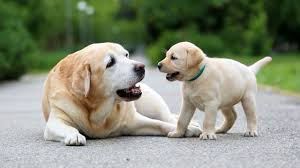
#> input picture openCV/dog.jfif, 300 x 168 px
$ jupyter execute --allow-errors 'OPEN-CV Demonstration.ipynb'
#> lines starting #> are read from the running program, lines starting #| are printed output that depends on the picture; after the words box and inside, x2 and y2 are one past the last pixel; in counts of white or black regions, pixels touching at a corner belong together
[cell 1]
import cv2 #Import the OpenCV Library
import numpy as np

print(cv2.__version__)

[cell 2]
#Reading & Displaying an Image

img = cv2.imread('dog.jfif') # supports jpg,png, jfif and other image formats
#> img is the input picture: shape (168, 300, 3); mean B, G, R 121.2, 140.8, 134.9
#imread enables us to read an Image
#The 2nd argumnet is a flag which specifies the way image should be read

cv2.imshow("Output", img) #Displaying the Image

cv2.waitKey(0) #Delay. No. of Milliseconds for which we want to show our image window
cv2.destroyAllWindows()

[cell 3]
cv2.imwrite('copy_dog.jpg', img)
#> Out = True

[cell 4]
#Reading & Displaying a Video

cap = cv2.VideoCapture("videoplayback.mp4") #If you want to display the Video File, just give the name of it.

# is a 4-byte identifier which specifies the format of a video stream

fourcc = cv2.VideoWriter_fourcc('X','V','I','D')

out = cv2.VideoWriter('video_playback.avi', fourcc, 20.0, (640,480)) #No. of frames/s, Frame Size

#Videos are just a sequence of Images
#So, we will add a while loop to capture the frame continuously

while True:
    success, frame = cap.read() #frame variable will capture the Video & success variable will tell us whether it was captured successfully or not
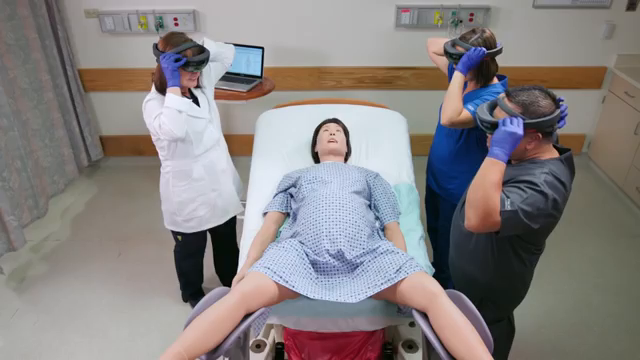
#> input picture frame 115 of openCV/videoplayback.mp4, 640 x 360 px
#> frame is the input picture: shape (360, 640, 3); mean B, G, R 130, 130.1, 134.9

    if success == True:

        out.write(frame)

        cv2.imshow("Video", frame)

        if cv2.waitKey(1) == ord('q'): #This adds a Delay and looks for the key press inorder to break the loop
#> (key q is pressed here)
            break

    else:
        break


cap.release() #Release the resources after recording
out.release()
cv2.destroyAllWindows()

[cell 5]
#Reading & Displaying a Video

cap = cv2.VideoCapture("videoplayback.mp4")

cap.set(3, 640)#Width
cap.set(4, 480)#Height
cap.set(10, 100)#brightness

#Videos are just a sequence of Images
#So, we will add a while loop to go through each frame

while True:
    success, img = cap.read() #img variable will capture the Video & success variable will tell us whether it was captured successfully or not
    cv2.imshow("Video", img)


    if cv2.waitKey(1) & 0xFF == ord('q'): #This adds a Delay and looks for the key press inorder to break the loop
#> (key q is pressed here)
        break

cap.release() #Release the resources after recording
cv2.destroyAllWindows()

[cell 6]
#Converting the Image into Gray Scale

#Reading an Image

img = cv2.imread('copy_dog.jpg')

imgGray = cv2.cvtColor(img, cv2.COLOR_RGB2GRAY)#Converting the Image into Gray Scale

cv2.imshow('GrayScale Image',imgGray)

cv2.imwrite('copy_lena_grayscale.png', imgGray)


#imgGray1 = cv2.cvtColor(imgGray, cv2.COLOR_GRAY2RGB)#Converting the Image into Gray Scale

#cv2.imshow('GrayScale Image1',imgGray1)


cv2.waitKey(0) #Delay. No. of Milliseconds for which we want to show our image window
cv2.destroyAllWindows()

[cell 7]
#Blur Function to Blur the Image

#Reading an Image

img = cv2.imread('copy_dog.jpg')

imgBlur = cv2.GaussianBlur(img, (21,21), 0)
#(7,7) is the Kernel Size (Amount of Blur) which is always odd. So, (3,3), (5,5), etc.
# 0 is Sig function (Standard Deviation along X-Direction)

cv2.imshow('Blurred Image',imgBlur)

cv2.waitKey(0) #Delay. No. of Milliseconds for which we want to show our image window
cv2.destroyAllWindows()

[cell 8]
#Edge Detector - Canny (Converts to scetches)

img = cv2.imread('copy_dog.jpg') #Reading an Image

imgCanny = cv2.Canny(img, 150, 200)#Threshold Values
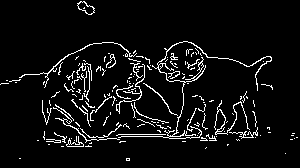
#> imgCanny: shape (168, 300); 6.1% white in thin lines or dots

kernel = np.ones((5,5), np.uint8)
#Type of the object which is unsigned integer of 8 bits which means the values can range from 0 to 255

imgDilation = cv2.dilate(imgCanny, kernel, iterations = 1)#dilate function is used when the Edges are not properly connected
#> imgDilation: shape (168, 300); 28.2% white; 10 white regions, largest, box (x1, y1, x2, y2) and area: (0, 39, 275, 149) 13479, (75, 0, 97, 17) 284, (101, 110, 113, 128) 119

imgErosion = cv2.erode(imgDilation, kernel, iterations = 1)#Erosion function is used when we want to thin (Erode) the Image
#> imgErosion: shape (168, 300); 12.9% white; 15 white regions (12 under 20 px), largest, box (x1, y1, x2, y2) and area: (0, 41, 273, 147) 6258, (77, 0, 95, 15) 122, (290, 133, 300, 140) 30


#iterations - How much thickness do we actually need?

cv2.imshow('Canny Image',imgCanny)
cv2.imshow('Dilation Image',imgDilation)
cv2.imshow('Erosion Image',imgErosion)


cv2.waitKey(0) #Delay. 0 Means Infinite Delay. No. of Milliseconds for which we want to show our image window
cv2.destroyAllWindows()

[cell 9]
#Resizing the Image

#Reading & Displaying an Image
import cv2
import numpy as np

img = cv2.imread('copy_dog.jpg')
#Reading an Image

cv2.imshow("Output", img) #Displaying the Image

print(img.shape) #Shape of the Image (Height, Width, No.of Channels(RGB))
#| (168, 300, 3)

cv2.waitKey(0) #Delay. 0 Means Infinite Delay. No. of Milliseconds for which we want to show our image window
cv2.destroyAllWindows()

[cell 10]
img_resize = cv2.resize(img, (200, 400)) # (Width, Height)

cv2.imshow("Original Image", img)
cv2.imshow("Re-sized Image", img_resize) #Displaying the Image

cv2.waitKey(0) #Delay. 0 Means Infinite Delay. If specified 1, it means 1 milliseconds
cv2.destroyAllWindows()

[cell 11]
#Cropping the Image

img = cv2.imread('copy_dog.jpg') #Reading an Image

cv2.imshow("Output", img) #Displaying the Image

imgCropped = img[0:200, 200:500] #(Height, Width)

cv2.imshow("Cropped Image", imgCropped) #Displaying the Image

print(img.shape) #Shape of the Image (Height, Width, No.of Channels(BGR))
#| (168, 300, 3)

cv2.waitKey(0) #Delay. 0 Means Infinite Delay. If specified 1, it means 1 milliseconds
cv2.destroyAllWindows()

[cell 12]
#0 means Black

img = np.zeros((512, 512))#Print a Black Image. It is a GrayScale Image

cv2.imshow("O", img)

print(img.shape)

cv2.waitKey(0)
cv2.destroyAllWindows()

[cell 13]
#0 means Black

img = np.zeros((512, 512, 3),np.uint8 )#Print a Black Image with 3 Channles RGB.

#img[:] = 255, 0 , 0

cv2.line(img, (0,0), (300,300), (0,255,255),3) #Staring Pt., Ending Pt., Color, Thickness

cv2.imshow("O", img)

#print(img.shape)

cv2.waitKey(0)
cv2.destroyAllWindows()

[cell 14]
cv2.rectangle(img, (0,0), (250,350), (0, 255, 255), cv2.FILLED) #cv2.FILLED is used to Fill the Rectangles
#> img: shape (512, 512, 3)

cv2.imshow("O", img)

#print(img.shape)

cv2.waitKey(0)
cv2.destroyAllWindows()

[cell 15]
cv2.circle(img, (400,50), 30 , (0, 255, 255), cv2.FILLED) #Center, Radius , Color

cv2.imshow("O", img)

#print(img.shape)

cv2.waitKey(0)
cv2.destroyAllWindows()

[cell 16]
cv2.putText(img, "OpenCV", (300, 100), cv2.FONT_HERSHEY_COMPLEX, 1, (0, 150,0), 1) #Staring Pt., Font, Scale, Color, Thickness
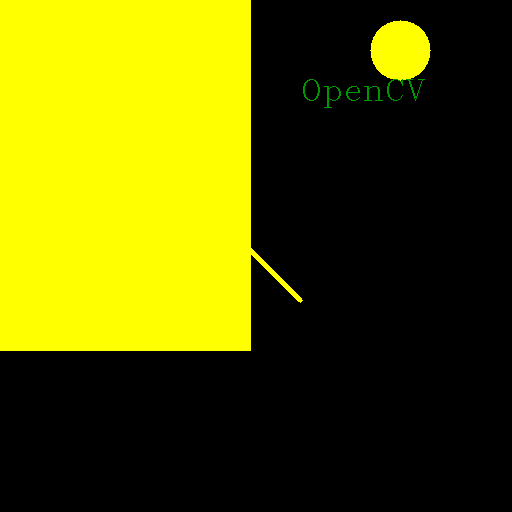
#> img: shape (512, 512, 3); mean B, G, R 0, 89, 88.8

cv2.imshow("O", img)

#print(img.shape)

cv2.waitKey(0)
cv2.destroyAllWindows()

[cell 17]
#How to Join Image Together

img = cv2.imread('copy_dog.jpg') #Reading an Image

imgHor = np.hstack((img, img))#Images stacked in Horizonatl Direction
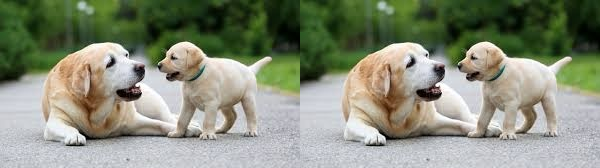
#> imgHor: shape (168, 600, 3); mean B, G, R 121.2, 140.8, 134.9

cv2.imshow("Horizontal", imgHor) #Displaying the Image


cv2.waitKey(0)
cv2.destroyAllWindows()

[cell 18]
#How to Join Image Together

img = cv2.imread('copy_dog.jpg') #Reading an Image

imgVer = np.vstack((img, img))#Images stacked in Horizonatl Direction
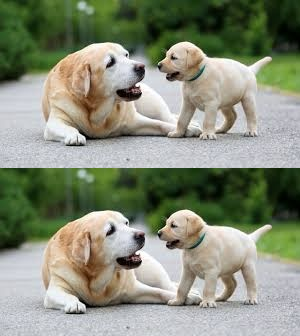
#> imgVer: shape (336, 300, 3); mean B, G, R 121.2, 140.8, 134.9

cv2.imshow("Vertical", imgVer) #Displaying the Image


#Both the Images must have same Channels because they have a matrix and we cannot resize the Images

cv2.waitKey(0)
cv2.destroyAllWindows()

[cell 19]
# Face Detection on an Image

faceCascade = cv2.CascadeClassifier("haarcascade_frontalface_default.xml")

img = cv2.imread('face.jfif') #Reading an Image

#> (the rest of this cell did not finish here and is left out)

[cell 20]
# Face Detection in Vedios

import cv2
cap = cv2.VideoCapture('videoplayback.mp4')

#Videos are just a sequence of Images
#So, we will add a while loop to capture the frame continuously

faceCascade = cv2.CascadeClassifier("haarcascade_frontalface_default.xml")


while True:
    success, frame = cap.read() #frame variable will capture the Video & success variable will tell us whether it was captured successfully or not


    imgGray = cv2.cvtColor(frame, cv2.COLOR_BGR2GRAY)
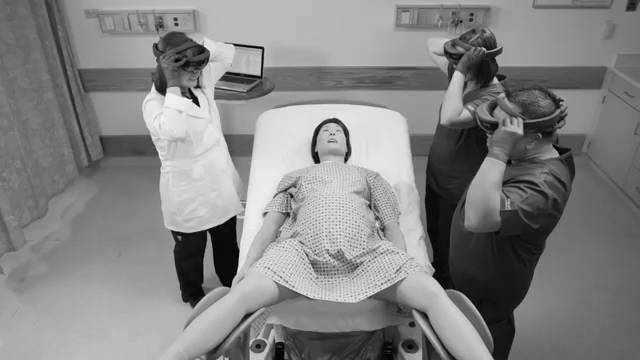
#> imgGray: shape (360, 640); min 0, max 249, mean 131.5

    faces = faceCascade.detectMultiScale(imgGray, 1.1, 4)
#> faces = [[320, 122, 26, 26]]

    for (x, y, w, h) in faces:
        cv2.rectangle(frame, (x,y),(x+w,y+h),(0,255,0),2)
#> this loop made 1 pass
#> frame: shape (360, 640, 3); 0.13% of pixels changed, all inside (x1, y1, x2, y2) = (319, 121, 348, 150)

    cv2.imshow("Video", frame)

    if cv2.waitKey(1) == ord('q'): #This adds a Delay and looks for the key press inorder to break the loop
#> (key q is pressed here)
        break


cap.release() #Release the resources after recording
cv2.destroyAllWindows()

[cell 21]
# Face Detection in Real-Time

import cv2
cap = cv2.VideoCapture('videoplayback.mp4') #If you want to display the Video File, just give the name of it inplace of 0

#Videos are just a sequence of Images
#So, we will add a while loop to capture the frame continuously

faceCascade = cv2.CascadeClassifier("haarcascade_frontalface_default.xml")


while True:
    success, frame = cap.read() #frame variable will capture the Video & success variable will tell us whether it was captured successfully or not


    imgGray = cv2.cvtColor(frame, cv2.COLOR_BGR2GRAY)

    faces = faceCascade.detectMultiScale(imgGray, 1.1, 4)

    for (x, y, w, h) in faces:
        cv2.rectangle(frame, (x,y),(x+w,y+h),(0,0,255),3)
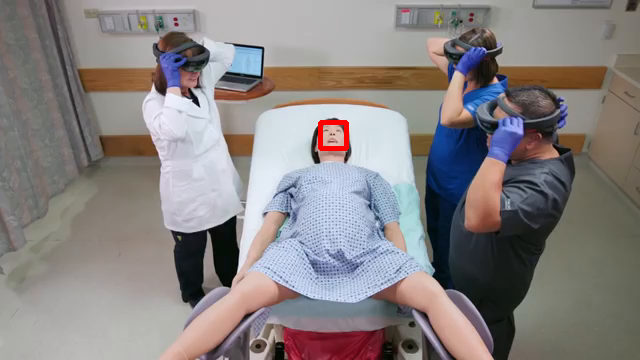
#> frame: shape (360, 640, 3); 0.22% of pixels changed, all inside (x1, y1, x2, y2) = (318, 120, 349, 151)

    cv2.imshow("Video", frame)

    if cv2.waitKey(1) == ord('q'): #This adds a Delay and looks for the key press inorder to break the loop
#> (key q is pressed here)
        break


cap.release() #Release the resources after recording
cv2.destroyAllWindows()

[cell 22]
# Face & Eyes Detection in Real-time

#Face and Eyes Detection in Real-Time
cap = cv2.VideoCapture('videoplayback.mp4')

#Videos are just a sequence of Images
#So, we will add a while loop to capture the frame continuously

faceCascade = cv2.CascadeClassifier("haarcascade_eye.xml")
faceCascade1 = cv2.CascadeClassifier("haarcascade_frontalface_default.xml")


while True:
    success, frame = cap.read() #frame variable will capture the Video & success variable will tell us whether it was captured successfully or not


    imgGray = cv2.cvtColor(frame, cv2.COLOR_BGR2GRAY)

    eyes = faceCascade.detectMultiScale(imgGray, 1.1, 4)
#> eyes = [[144, 73, 28, 28]]
    faces = faceCascade1.detectMultiScale(imgGray, 1.1, 4)

    for (x, y, w, h) in faces:
        cv2.rectangle(frame, (x,y),(x+w,y+h),(0,0,0),2)
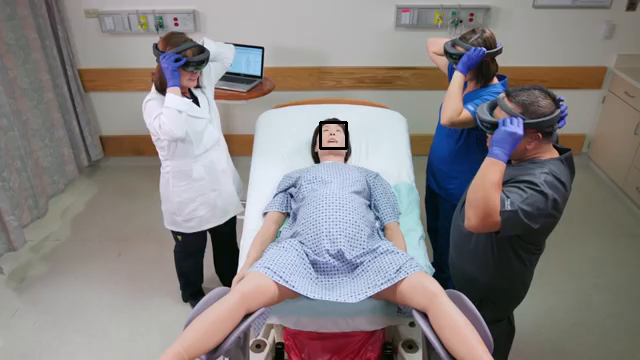
#> frame: shape (360, 640, 3); 0.13% of pixels changed, all inside (x1, y1, x2, y2) = (319, 121, 348, 150)

    for (x, y, w, h) in eyes:
        cv2.rectangle(frame, (x,y),(x+w,y+h),(0,0,0),2)
#> this loop made 1 pass
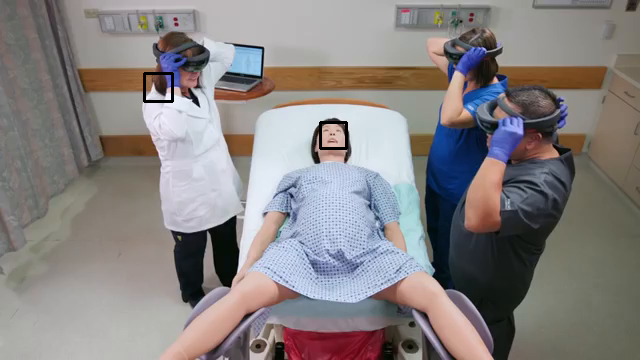
#> frame: shape (360, 640, 3); 0.14% of pixels changed, all inside (x1, y1, x2, y2) = (143, 72, 174, 103)

    cv2.imshow("Video", frame)

    if cv2.waitKey(1) == ord('q'): #This adds a Delay and looks for the key press inorder to break the loop
#> (key q is pressed here)
        break


cap.release() #Release the resources after recording
cv2.destroyAllWindows()

[cell 23]
# Pedestrian Detection

cap = cv2.VideoCapture('videoplayback.mp4') #note - insert a video link here

#Videos are just a sequence of Images
#So, we will add a while loop to capture the frame continuously

faceCascade = cv2.CascadeClassifier("haarcascade_fullbody.xml")


while True:
    success, frame = cap.read() #frame variable will capture the Video & success variable will tell us whether it was captured successfully or not


    imgGray = cv2.cvtColor(frame, cv2.COLOR_BGR2GRAY)

    faces = faceCascade.detectMultiScale(imgGray, 1.1, 4)
#> faces = [[205, 74, 67, 134], [159, 207, 58, 116]]

    for (x, y, w, h) in faces:
        cv2.rectangle(frame, (x,y),(x+w,y+h),(0,0,0),2)
#> this loop made 2 passes
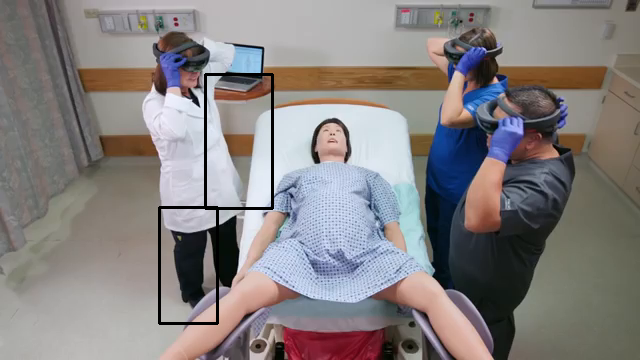
#> frame: shape (360, 640, 3); 0.96% of pixels changed, all inside (x1, y1, x2, y2) = (158, 73, 274, 325)

    cv2.imshow("Video", frame)

    if cv2.waitKey(1) == ord('q'): #This adds a Delay and looks for the key press inorder to break the loop
#> (key q is pressed here)
        break


cap.release() #Release the resources after recording
cv2.destroyAllWindows()
